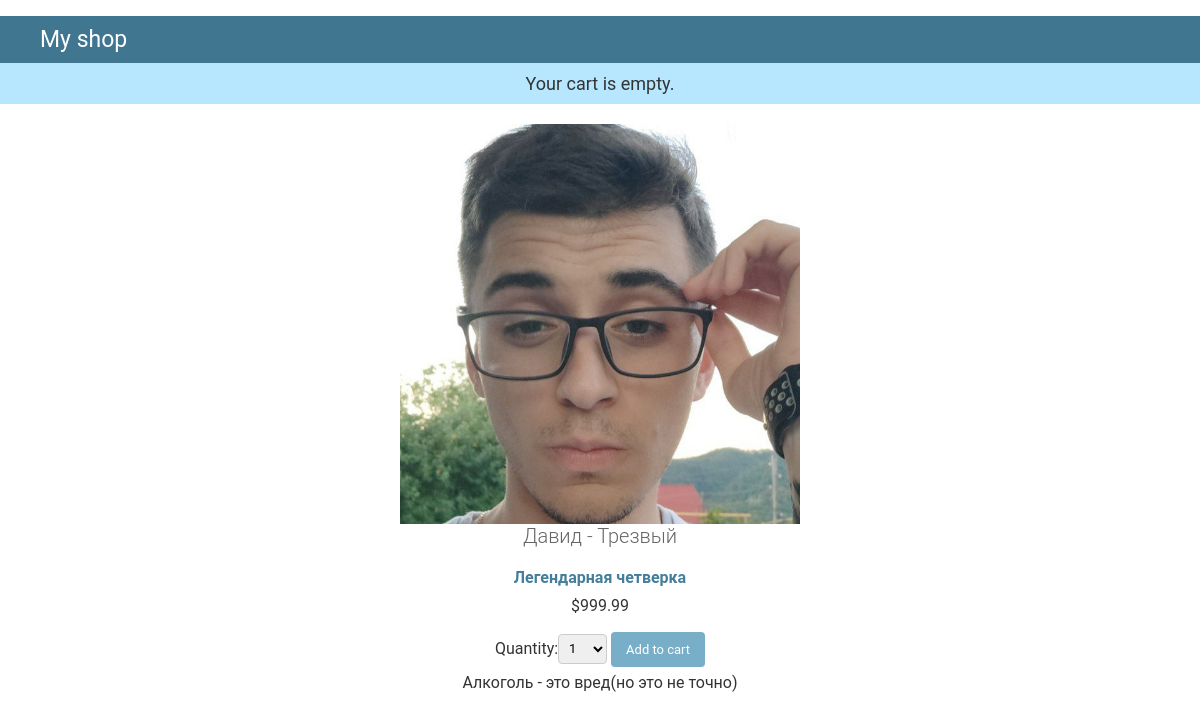
Screenshot of /7/david-trezvyj/ with the database file from the repository.
### shop/models.py (models this page shows, shortened)
class Product(models.Model):
    category = models.ForeignKey(Category, related_name='products', on_delete = models.CASCADE)
    name = models.CharField(max_length=200, db_index=True)
    slug = models.SlugField(max_length=200, db_index=True)
    image = models.ImageField(upload_to='products/%Y/%m/%d', blank=True)
    description = models.TextField(blank=True)
    price = models.DecimalField(max_digits=10, decimal_places=2)
    stock = models.PositiveIntegerField()
    available = models.BooleanField(default=True)
    created = models.DateTimeField(auto_now_add=True)
    updated = models.DateTimeField(auto_now=True)
    class Meta:
        verbose_name = 'Продукт'
        verbose_name_plural = 'продукты'
        ordering = ('name',)
        index_together = (('id', 'slug'),)

class Category(models.Model):
    name = models.CharField(max_length=200, db_index=True)
    slug = models.SlugField(max_length=200, db_index=True, unique=True)
    def get_absolute_url(self):
        return reverse('shop:product_list_by_category',
                        args=[self.slug])
    class Meta:
        ordering = ('name',)
        verbose_name = 'Категория'
        verbose_name_plural = 'Категории'
    def __str__(self):
        return self.name

### shop/views.py (the view)
def product_detail(request, id, slug):
    product = get_object_or_404(Product,
                                id=id,
                                slug=slug,
                                available=True)
    cart_product_form = CartAddProductForm()
    return render(request, 'shop/product/detail.html', {'product': product,
                                                        'cart_product_form': cart_product_form})

### cart/forms.py
class CartAddProductForm(forms.Form):
    quantity = forms.TypedChoiceField(choices=PRODUCT_QUANTITY_CHOICES, coerce=int)
    update = forms.BooleanField(required=False, initial=False, widget=forms.HiddenInput)

### cart/cart.py (called while the page is built)
    def __len__(self):
        return sum(item['quantity'] for item in self.cart.values())

### cart/context_processors.py (called while the page is built)
def cart(request):
    return {'cart': Cart(request)}

### shop/templates/shop/product/detail.html (shortened to what this page needs)
﻿{% extends "shop/base.html" %}
{% load static %}
{% block content %}
    <div class="product-detail">
        <img src="{% if product.image %}{{ product.image.url }}{% else %}{% static "img/no_image.png" %}{% endif %}">
        <h1>{{ product.name }}</h1>
        <h2><a href="{{ product.category.get_absolute_url }}">{{ product.category }}</a></h2>
        <p class="price">${{ product.price }}</p>
            <form action="{% url "cart:cart_add" product.id %}" method="post">
                {{ cart_product_form }}
                <input type="submit" value="Add to cart">
            </form>
        {{ product.description|linebreaks }}
    </div>
{% endblock %}

### shop/static/css/base.css (style rules this page uses)
.product-detail { align-items: center; text-align: center; }
.product-detail img { width: 400; height: 400; }
body { margin: 0; padding: 0; font-size: 14px; font-family: "Roboto","Lucida Grande","DejaVu Sans","Bitstream Vera Sans",Verdana,Arial,sans-serif; color: #333; background: #fff; }
a:link, a:visited { color: #447e9b; text-decoration: none; }
p, ol, ul, dl { margin: .2em 0 .8em 0; }
p { padding: 0; line-height: 140%; }
h1,h2,h3,h4,h5 { font-weight: bold; }
h1 { margin: 0 0 20px; font-weight: 300; font-size: 20px; color: #666; }
h2 { font-size: 16px; margin: 1em 0 .5em 0; }
form { margin: 0; padding: 0; }
input, textarea, select, .form-row p, form .button { margin: 2px 0; padding: 2px 3px; vertical-align: middle; font-family: "Roboto", "Lucida Grande", Verdana, Arial, sans-serif; font-weight: normal; font-size: 13px; }
input[type=text], input[type=password], input[type=email], input[type=url], input[type=number], input[type=tel], textarea, select, .vTextField { border: 1px solid #ccc; border-radius: 4px; padding: 5px 6px; margin-top: 0; }
select { height: 30px; }
.button, input[type=submit], input[type=button], .submit-row input, a.button { background: #79aec8; padding: 10px 15px; border: none; border-radius: 4px; color: #fff; cursor: pointer; }

### rows the page displays
Product: image (picture), name "Давид - Трезвый", category "Легендарная четверка", price "999.99", description "Алкоголь - это вред(но это не точно)"
